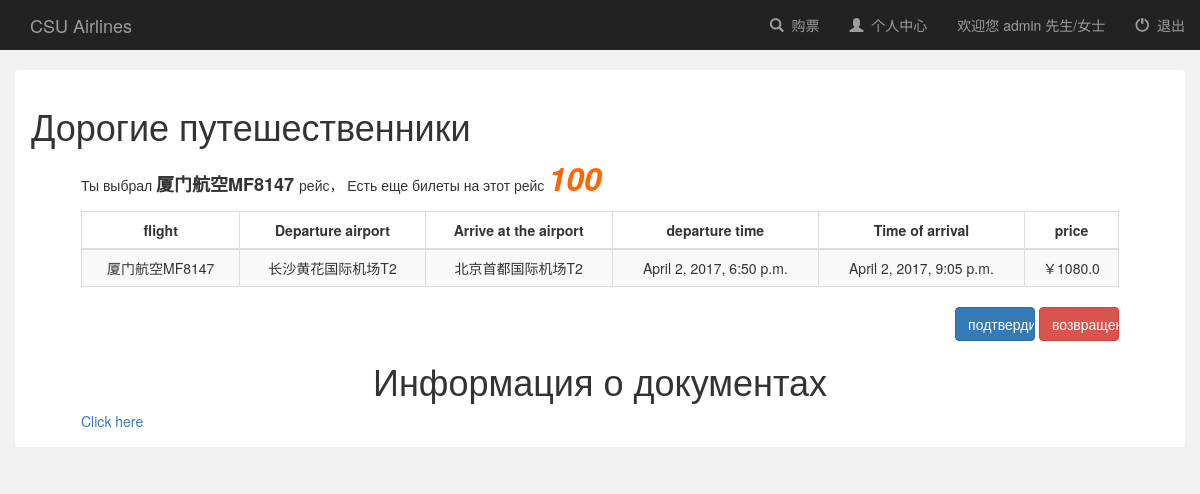
/booksystem/book/flight/3/ (signed in), run on the app's committed database.
### booksystem/models.py (models this page shows, shortened)
class Flight(models.Model):
    user = models.ManyToManyField(User, default=1)  # 有了这个字段之后，默认的后台添加失效，必须要自定义Form，除去这个字段
    name = models.CharField(max_length=100)  # 班次  南方航空CZ3969
    leave_city = models.CharField(max_length=100, null=True)  # 离开城市
    arrive_city = models.CharField(max_length=100, null=True)  # 到达城市
    leave_airport = models.CharField(max_length=100, null=True)  # 离开的机场
    arrive_airport = models.CharField(max_length=100, null=True)  # 到达的机场
    leave_time = models.DateTimeField(null=True)  # DateTimeField包括了DateField信息，并且添加了时间
    arrive_time = models.DateTimeField(null=True)
    capacity = models.IntegerField(default=0, null=True)  # 座位总数
    price = models.FloatField(default=0, null=True)  # 价格
    book_sum = models.IntegerField(default=0, null=True)  # 订票总人数
    income = models.FloatField(default=0, null=True)  # 收入

### booksystem/views.py (the view, shortened to what this page needs)
# urls.py: url(r'^book/flight/(?P<flight_id>[0-9]+)/$', views.book_ticket, name='book_ticket'),  # 订票
@csrf_exempt
def book_ticket(request, flight_id):
    if not request.user.is_authenticated:  # 如果没登录就render登录页面
        return render(request, 'booksystem/login.html')
    else:
        flight = Flight.objects.get(pk=flight_id)
        booked_flights = Flight.objects.filter(user=request.user)  # 返回 QuerySet
        if flight in booked_flights:
            return render(request, 'booksystem/book_conflict.html')
        context = {
            'flight': flight,
            'username': request.user.username
        }
        return render(request, 'booksystem/book_flight.html', context)

### booksystem/templates/booksystem/book_flight.html (shortened to what this page needs)
{% extends 'booksystem/base.html' %}
{% block login_display %}
    <a href="#">欢迎您 {{ username }} 先生/女士</a>
{% endblock %}
{% block content %}
    <div class="container-fluid" style="margin-top: 20px">
        <div class="alert" style="background-color: white;overflow: hidden">
            <h1>Дорогие путешественники</h1>
            <div id="info_body" style="margin-left: 50px;margin-right: 50px">
                <p>
                    Ты выбрал <strong style="font-size: large"> {{ flight.name }} </strong> рейс，
                    Есть еще билеты на этот рейс
                    <strong id="remain_seats"
                            style="font-size: xx-large;color: #ff6600;font-style: italic">{{ flight.capacity }}</strong>
                </p>
                <table class="table table-striped table-bordered">
                    <thead>
                    <tr>
                        <th style="text-align: center">flight</th>
                        <th style="text-align: center">Departure airport</th>
                        <th style="text-align: center">Arrive at the airport</th>
                        <th style="text-align: center">departure time</th>
                        <th style="text-align: center">Time of arrival</th>
                        <th style="text-align: center">price</th>
                    </tr>
                    </thead>
                    <tbody style="text-align: center">
                    <tr>
                        <td>{{ flight.name }}</td>
                        <td>{{ flight.leave_city }}{{ flight.leave_airport }}</td>
                        <td>{{ flight.arrive_city }}{{ flight.arrive_airport }}</td>
                        <td>{{ flight.leave_time }}</td>
                        <td>{{ flight.arrive_time }}</td>
                        <td>￥{{ flight.price }}</td>
                    </tr>
                    </tbody>
                </table>
                <div id="book_btns" align="right">
                    <form onsubmit="return PostData()" method="post" style="display: inline">
                        <input class="btn btn-primary" style="width: 80px" value="подтвердить" type="submit"
                               onclick="confirm_info()">
                    </form>
                    <a href="" class="btn btn-danger" style="width: 80px" onclick="history.back();">возвращение</a>
                </div>
                <h1 align="center">Информация о документах</h1>
                    <form method='POST'>
                        <a href="{% url 'booksystem:Document' %}">Click here</a>
                </form>
            </div>
        </div>
    </div>
{% endblock %}

### data on the page
Flight: name "厦门航空MF8147", capacity "100", leave_city "长沙", leave_airport "黄花国际机场T2", arrive_city "北京", arrive_airport "首都国际机场T2", leave_time "April 2, 2017, 6:50 p.m.", arrive_time "April 2, 2017, 9:05 p.m.", price "1080.0"

### other printed values
{{ username }} "admin"
